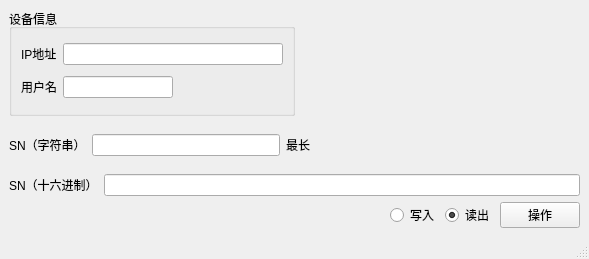
<?xml version="1.0" encoding="UTF-8"?>
<ui version="4.0">
 <class>MainWindow</class>
 <widget class="QMainWindow" name="MainWindow">
  <property name="geometry">
   <rect>
    <x>0</x>
    <y>0</y>
    <width>589</width>
    <height>259</height>
   </rect>
  </property>
  <property name="windowTitle">
   <string>MainWindow</string>
  </property>
  <widget class="QWidget" name="centralwidget">
   <layout class="QVBoxLayout" name="verticalLayout_3">
    <item>
     <layout class="QHBoxLayout" name="horizontalLayout_7">
      <item>
       <widget class="QGroupBox" name="groupBox">
        <property name="title">
         <string>设备信息</string>
        </property>
        <layout class="QVBoxLayout" name="verticalLayout">
         <item>
          <layout class="QHBoxLayout" name="horizontalLayout">
           <item>
            <widget class="QLabel" name="label">
             <property name="text">
              <string>IP地址</string>
             </property>
            </widget>
           </item>
           <item>
            <widget class="QLineEdit" name="lineEdit_4">
             <property name="text">
              <string/>
             </property>
            </widget>
           </item>
          </layout>
         </item>
         <item>
          <layout class="QHBoxLayout" name="horizontalLayout_2">
           <item>
            <widget class="QLabel" name="label_2">
             <property name="text">
              <string>用户名</string>
             </property>
            </widget>
           </item>
           <item>
            <widget class="QLineEdit" name="lineEdit_3"/>
           </item>
           <item>
            <spacer name="horizontalSpacer">
             <property name="orientation">
              <enum>Qt::Horizontal</enum>
             </property>
             <property name="sizeHint" stdset="0">
              <size>
               <width>40</width>
               <height>20</height>
              </size>
             </property>
            </spacer>
           </item>
          </layout>
         </item>
        </layout>
       </widget>
      </item>
      <item>
       <spacer name="horizontalSpacer_4">
        <property name="orientation">
         <enum>Qt::Horizontal</enum>
        </property>
        <property name="sizeHint" stdset="0">
         <size>
          <width>40</width>
          <height>20</height>
         </size>
        </property>
       </spacer>
      </item>
     </layout>
    </item>
    <item>
     <layout class="QVBoxLayout" name="verticalLayout_2">
      <item>
       <layout class="QHBoxLayout" name="horizontalLayout_6">
        <item>
         <layout class="QHBoxLayout" name="horizontalLayout_4">
          <item>
           <widget class="QLabel" name="label_3">
            <property name="text">
             <string>SN（字符串）</string>
            </property>
           </widget>
          </item>
          <item>
           <widget class="QLineEdit" name="lineEdit"/>
          </item>
         </layout>
        </item>
        <item>
         <widget class="QLabel" name="label_5">
          <property name="text">
           <string>最长</string>
          </property>
         </widget>
        </item>
        <item>
         <spacer name="horizontalSpacer_2">
          <property name="orientation">
           <enum>Qt::Horizontal</enum>
          </property>
          <property name="sizeHint" stdset="0">
           <size>
            <width>40</width>
            <height>20</height>
           </size>
          </property>
         </spacer>
        </item>
       </layout>
      </item>
      <item>
       <layout class="QHBoxLayout" name="horizontalLayout_3">
        <item>
         <widget class="QLabel" name="label_4">
          <property name="text">
           <string>SN（十六进制）</string>
          </property>
         </widget>
        </item>
        <item>
         <widget class="QLineEdit" name="lineEdit_2">
          <property name="text">
           <string/>
          </property>
         </widget>
        </item>
       </layout>
      </item>
      <item>
       <layout class="QHBoxLayout" name="horizontalLayout_5">
        <item>
         <spacer name="horizontalSpacer_3">
          <property name="orientation">
           <enum>Qt::Horizontal</enum>
          </property>
          <property name="sizeHint" stdset="0">
           <size>
            <width>40</width>
            <height>20</height>
           </size>
          </property>
         </spacer>
        </item>
        <item>
         <widget class="QRadioButton" name="radioButton">
          <property name="text">
           <string>写入</string>
          </property>
         </widget>
        </item>
        <item>
         <widget class="QRadioButton" name="radioButton_2">
          <property name="text">
           <string>读出</string>
          </property>
          <property name="checked">
           <bool>true</bool>
          </property>
         </widget>
        </item>
        <item>
         <widget class="QPushButton" name="pushButton">
          <property name="text">
           <string>操作</string>
          </property>
         </widget>
        </item>
       </layout>
      </item>
     </layout>
    </item>
   </layout>
  </widget>
  <widget class="QMenuBar" name="menubar">
   <property name="geometry">
    <rect>
     <x>0</x>
     <y>0</y>
     <width>589</width>
     <height>21</height>
    </rect>
   </property>
  </widget>
  <widget class="QStatusBar" name="statusbar"/>
 </widget>
 <resources/>
 <connections/>
</ui>
